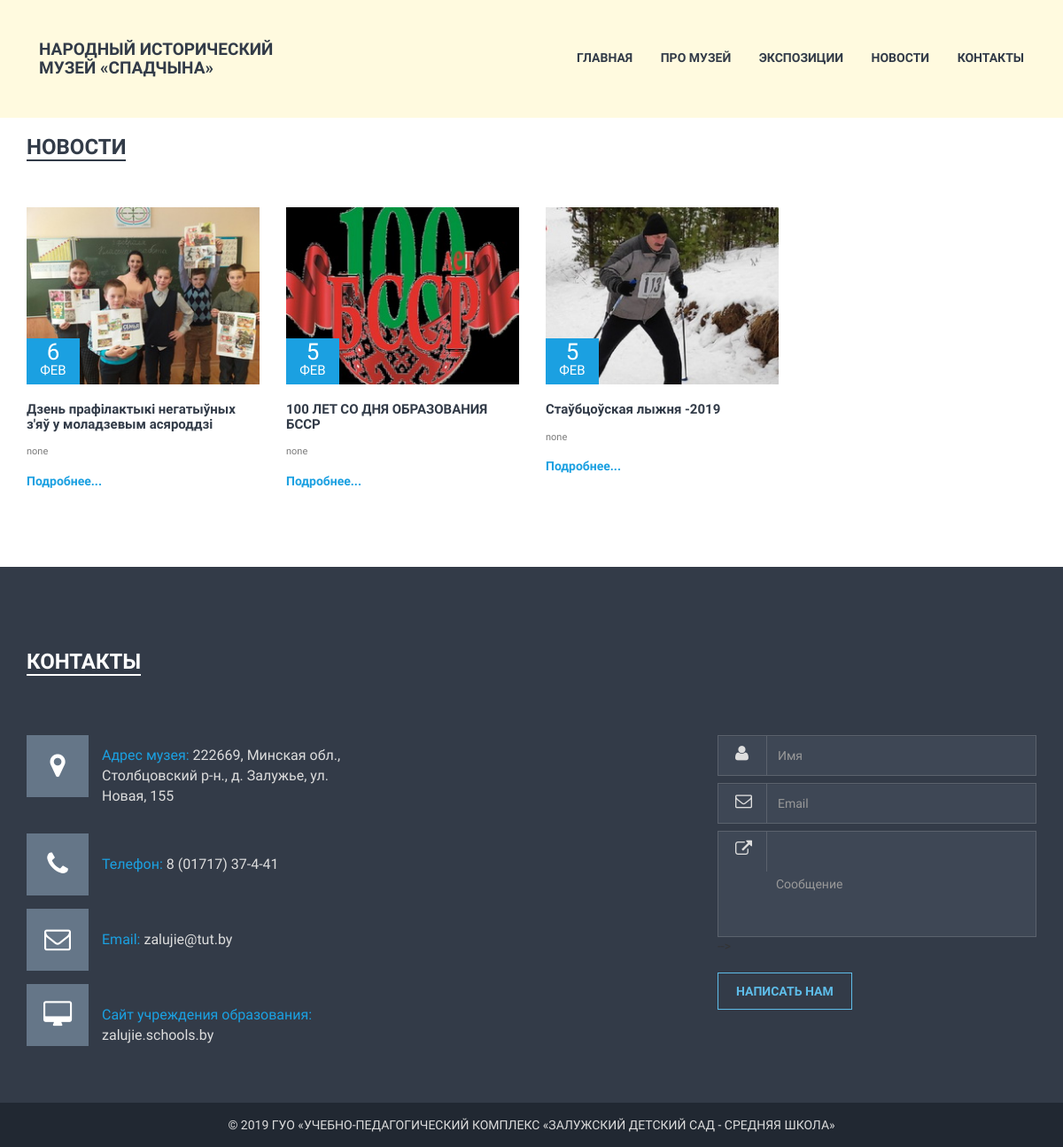
/news, run on an earlier commit of the app's database.
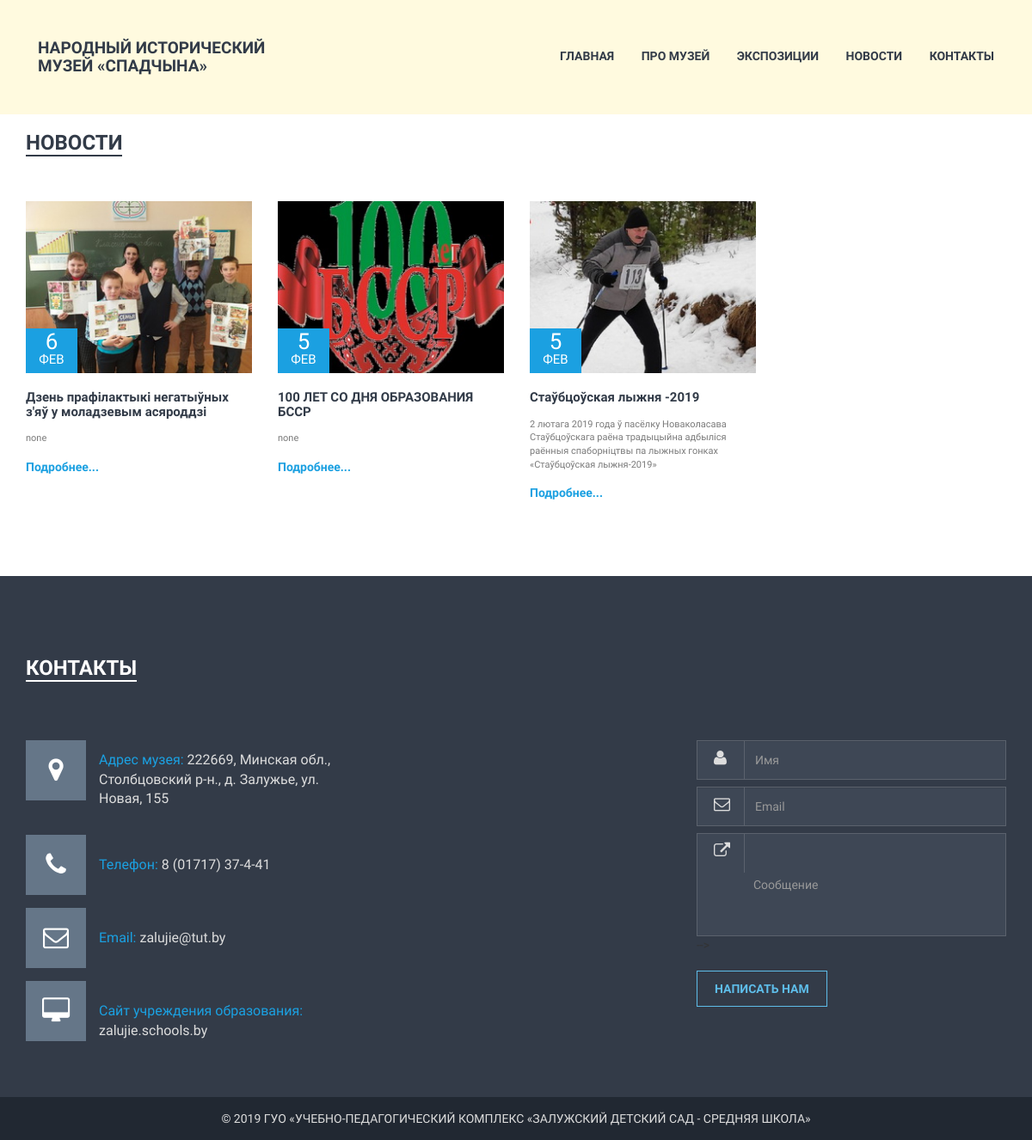
And on a later commit of the database.
### museum/models.py (models this page shows, shortened)
class Post(models.Model):
    author = models.ForeignKey('auth.User', on_delete=models.CASCADE, verbose_name='Автор')
    title = models.CharField(max_length=200, verbose_name='Новость')
    short_text = models.TextField(default='none', verbose_name='Краткое описание')
    text = models.TextField(verbose_name='Текст новости')
    created_date = models.DateTimeField(
            default=timezone.now, verbose_name='Дата создания')
    published_date = models.DateTimeField(
            blank=True, null=True, verbose_name='Дата опубликования')
    photo = models.ImageField(upload_to='news', default='news.png', verbose_name='Превью фото')
    photo_alt = models.CharField(max_length=200, default='none', verbose_name='Описание фото')
    photo_title = models.CharField(max_length=200, default='none', verbose_name='Описание фото при наведении')
    class Meta:
        verbose_name = 'Новость'
        verbose_name_plural = 'Новости'

### museum/views.py (the view)
# urls.py: url(r'^news', views.news, name='new'),
def news(request):
    news = Post.objects.filter(published_date__lte=timezone.now()).order_by('published_date').reverse()
    if request.method == "POST":
        form = MessageForm(request.POST)
        if form.is_valid():
            message = form.save(commit=False)
            message.save()
            return redirect('/feedback.html')
    else:
        form = MessageForm()
    return render(request, 'museum/news.html', {
    'news': news,
    'form': form})

### museum/forms.py
class MessageForm(forms.ModelForm):
    sender_name = forms.CharField(widget=forms.TextInput(attrs={
        'name':'name',
        'class':'form-control',
        'id':'name',
        'placeholder':'Имя'}))
    sender = forms.EmailField(widget=forms.TextInput(attrs={
        'name':'email',
        'class':'form-control',
        'id':'email',
        'placeholder':'Email'}))
    message = forms.CharField(widget=forms.TextInput(attrs={
        'name':'message',
        'class':'form-control',
        'id':'mes',
        'rows':'4',
        'placeholder':'Сообщение'}))
    class Meta:
        model = Message
        fields = ('sender_name', 'sender', 'message', 'reply')

### museum/templates/museum/news.html (shortened to what this page needs)
{% extends 'museum/base.html' %}
{% block content %}
<div class="bl_area">
    <div class="container">
        <div class="row">
            <div class="col-lg-12 col-md-12">
                <div class="section_title">
                    <h2 class="title"><span>Новости</span></h2>
                </div>
            </div>
    </div>
    <div class="row">
            <div class="team_own curosel-style">
            {% for new in news %}
            <div class="col-lg-12 col-md-12">
                <div class="blog_content">
                    <div class="blog_img hover_effect blog_hover">
                        <a href="{% url 'post_detail' pk=new.pk %}"><img src="{{ MEDIA_URL }}{{ new.photo }}" alt="new.photo_alt" title="new.photo_title" /></a>
                        <div class="bolg_date">
                            <a href="{% url 'post_detail' pk=new.pk %}">
                                <span>{{ new.published_date.day }}</span>
                                <span class="month">
                                    {% if new.published_date.month == 1 %}
                                        янв
                                    {% elif new.published_date.month == 2 %}
                                        фев
                                    {% elif new.published_date.month == 3 %}
                                        мар
                                    {% elif new.published_date.month == 4 %}
                                        апр
                                    {% elif new.published_date.month == 5 %}
                                        мая
                                    {% elif new.published_date.month == 6 %}
                                        июн
                                    {% elif new.published_date.month == 7 %}
                                        июл
                                    {% elif new.published_date.month == 8 %}
                                        авг
                                    {% elif new.published_date.month == 9 %}
                                        сен
                                    {% elif new.published_date.month == 10 %}
                                        окт
                                    {% elif new.published_date.month == 11 %}
                                        ноя
                                    {% elif new.published_date.month == 12 %}
                                        дек
                                    {% endif %}
                                    </span>
                            </a>
                        </div>
                    </div>
                    <div class="blog_text">
                        <h2><a href="{% url 'post_detail' pk=new.pk %}">{{ new.title }}</a></h2>
                        <p>{{ new.short_text }}</p>
                        <a href="{% url 'post_detail' pk=new.pk %}">Подробнее...</a>
                    </div>
                </div>
            </div>
            {% endfor %}
            </div>
        </div>
    </div>
</div>
{% endblock %}
{% block footer %}
			<div class="col-sm-4 col-md-4 col-lg-4">
				<form method="post">{% csrf_token  %}
					<div class="contract_us">
						<div class="inputt input_change">
							<span class="message_icon"><i class="fa fa-user"></i></span>
							{{ form.sender_name }}
						</div>
						<div class="inputt input_change">
							<span class="message_icon"><i class="fa fa-envelope-o"></i></span>
							{{ form.sender }}
						</div>
						<div class="inputt">
							<span class="message_icon"><i class="fa fa-external-link"></i></span>
							{{ form.message }}
						</div> -->
						<div class="sunmite_button">
							<button type="submit" name="ok">Написать нам</button>
						</div>
					</div>
				</form>
			</div>
		</div>
	</div>
{% endblock %}

What changed in the data, as far as the page shows it:
changed Post: short_text "none" → "2 лютага 2019 года ў пасёлку Новаколасава Стаўбцоўскага раёна традыцыйна адбыліся раённыя спаборніцтвы па лыжных гонках «Стаўбцоўская лыжня-2019»"
